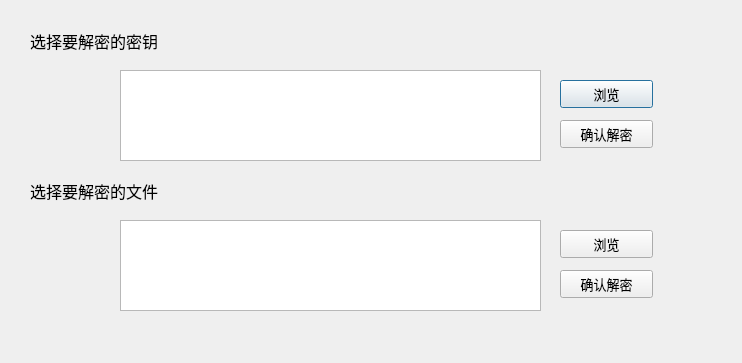
<?xml version="1.0" encoding="UTF-8"?>
<ui version="4.0">
 <class>Dialog</class>
 <widget class="QDialog" name="Dialog">
  <property name="geometry">
   <rect>
    <x>0</x>
    <y>0</y>
    <width>742</width>
    <height>363</height>
   </rect>
  </property>
  <property name="windowTitle">
   <string>文件/密钥解密</string>
  </property>
  <widget class="QPushButton" name="Choose_keyFile">
   <property name="geometry">
    <rect>
     <x>560</x>
     <y>80</y>
     <width>93</width>
     <height>28</height>
    </rect>
   </property>
   <property name="font">
    <font>
     <family>Microsoft YaHei UI</family>
     <pointsize>10</pointsize>
    </font>
   </property>
   <property name="text">
    <string>浏览</string>
   </property>
   <property name="autoDefault">
    <bool>true</bool>
   </property>
   <property name="flat">
    <bool>false</bool>
   </property>
  </widget>
  <widget class="QTextEdit" name="keyEdit">
   <property name="geometry">
    <rect>
     <x>120</x>
     <y>70</y>
     <width>421</width>
     <height>91</height>
    </rect>
   </property>
  </widget>
  <widget class="QLabel" name="label_5">
   <property name="geometry">
    <rect>
     <x>30</x>
     <y>30</y>
     <width>161</width>
     <height>21</height>
    </rect>
   </property>
   <property name="font">
    <font>
     <family>Microsoft YaHei UI</family>
     <pointsize>12</pointsize>
    </font>
   </property>
   <property name="text">
    <string>选择要解密的密钥</string>
   </property>
  </widget>
  <widget class="QLabel" name="label_4">
   <property name="geometry">
    <rect>
     <x>30</x>
     <y>180</y>
     <width>161</width>
     <height>21</height>
    </rect>
   </property>
   <property name="font">
    <font>
     <family>Microsoft YaHei UI</family>
     <pointsize>12</pointsize>
    </font>
   </property>
   <property name="text">
    <string>选择要解密的文件</string>
   </property>
  </widget>
  <widget class="QTextEdit" name="fileEdit">
   <property name="geometry">
    <rect>
     <x>120</x>
     <y>220</y>
     <width>421</width>
     <height>91</height>
    </rect>
   </property>
  </widget>
  <widget class="QPushButton" name="Decrypt_key">
   <property name="geometry">
    <rect>
     <x>560</x>
     <y>120</y>
     <width>93</width>
     <height>28</height>
    </rect>
   </property>
   <property name="font">
    <font>
     <family>Microsoft YaHei UI</family>
     <pointsize>10</pointsize>
    </font>
   </property>
   <property name="text">
    <string>确认解密</string>
   </property>
  </widget>
  <widget class="QPushButton" name="Decrypt_file">
   <property name="geometry">
    <rect>
     <x>560</x>
     <y>270</y>
     <width>93</width>
     <height>28</height>
    </rect>
   </property>
   <property name="font">
    <font>
     <family>Microsoft YaHei UI</family>
     <pointsize>10</pointsize>
    </font>
   </property>
   <property name="text">
    <string>确认解密</string>
   </property>
  </widget>
  <widget class="QPushButton" name="Choose_File">
   <property name="geometry">
    <rect>
     <x>560</x>
     <y>230</y>
     <width>93</width>
     <height>28</height>
    </rect>
   </property>
   <property name="font">
    <font>
     <family>Microsoft YaHei UI</family>
     <pointsize>10</pointsize>
    </font>
   </property>
   <property name="text">
    <string>浏览</string>
   </property>
   <property name="autoDefault">
    <bool>true</bool>
   </property>
   <property name="flat">
    <bool>false</bool>
   </property>
  </widget>
 </widget>
 <resources/>
 <connections/>
</ui>
